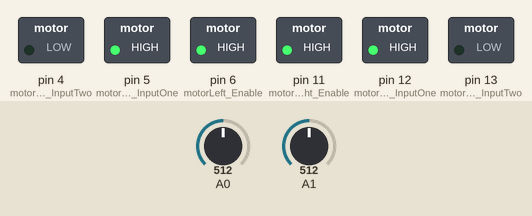
This sketch was run on a simulated Arduino Uno, built with avr-gcc and run on an emulated ATmega328P. Shown: switched loads named in the sketch (green lamp = pin HIGH). The test bench sets the inputs (shaded band); at power-on: A0 = 512, A1 = 512. What the sketch prints to the serial monitor is not drawn.

Above: at 0.1 s.
Timing chart, 0 to 1.6 s (numbered marks = the images above):
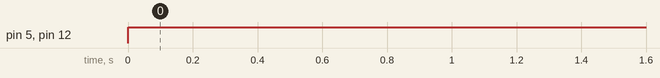

The sketch:

Light_Following_Car.ino
```cpp
/*
 ************************************************************************************
 * Mechanismic Inc.
 *
 * Created 2023
 * By Chad Carney
 * Last Modified 09/12/2023
 * By Josh Prentice
 * Version 2.0
 *
 *
 * This project aims to educate the user on how two photocells can drive a car
 *
 *
 * https://snappyxo.io/

 ************************************************************************************
 */

//Pin Declarations

const int motorLeft_InputTwo = 4;
const int motorLeft_InputOne = 5;
const int motorLeft_Enable = 6;
const int motorRight_Enable = 11;
const int motorRight_InputOne = 12;
const int motorRight_InputTwo = 13;


const int rightSense = A1;
const int leftSense = A2;

int a;
int b;
int rightVal;
int leftVal;
//This setup section will be executed once
void setup() {
  //This initializes the serial monitors
  Serial.begin(9600);


  // Sets the enable pins to HIGH, turning on the motors
  pinMode(4, OUTPUT);
  pinMode(5, OUTPUT);
  pinMode(6, OUTPUT);
  pinMode(11, OUTPUT);
  pinMode(12, OUTPUT);
  pinMode(13, OUTPUT);
  digitalWrite(motorLeft_Enable, HIGH);
  digitalWrite(motorRight_Enable, HIGH);

   rightVal=analogRead(A1);
   leftVal=analogRead(A0);

  calibrate();


}

// This is the main loop the code will follow
void loop()

 {

   rightVal=analogRead(A1)/a;
   leftVal=analogRead(A0)/b;

   Serial.println(rightVal);
   Serial.println(leftVal);


  if(rightVal*.8>leftVal)
  {
    turnright();
  }
  else if(leftVal*.8>rightVal)
  {
    turnleft();
  }

  else
  {
    forward();
  }


}

void calibrate()
{
  rightVal=analogRead(A1);
  leftVal=analogRead(A0);

  if (rightVal>leftVal)
  {
    a=(rightVal/leftVal);
    b=1;
  }

  if (leftVal>rightVal)
  {
    b=(leftVal/rightVal);
    a=1;
  }

  if (a>5)
  {
    a=5;
  }

  if (b>5)
  {
    b=5;
  }

}

//Defines functions that will cause the robot to drive in different directions
void forward() {
  Serial.println("Forward.");
  digitalWrite(motorLeft_InputOne, HIGH);
  digitalWrite(motorLeft_InputTwo, LOW);
  digitalWrite(motorRight_InputOne, LOW);
  digitalWrite(motorRight_InputTwo, HIGH);
}


void turnright() {
  //Serial.println("Turn Right");
  digitalWrite(motorLeft_InputOne, HIGH);
  digitalWrite(motorLeft_InputTwo, LOW);
  digitalWrite(motorRight_InputOne, HIGH);
  digitalWrite(motorRight_InputTwo, LOW);

}

void turnleft() {
  //Serial.println("Turn Left");
  digitalWrite(motorLeft_InputOne, LOW);
  digitalWrite(motorLeft_InputTwo, HIGH);
  digitalWrite(motorRight_InputOne, LOW);
  digitalWrite(motorRight_InputTwo, HIGH);

}
```

Measured:
- by itself, pin 5 (motorLeft_InputOne), pin 12 (motorRight_InputOne): LOW → HIGH at 0.00 s
